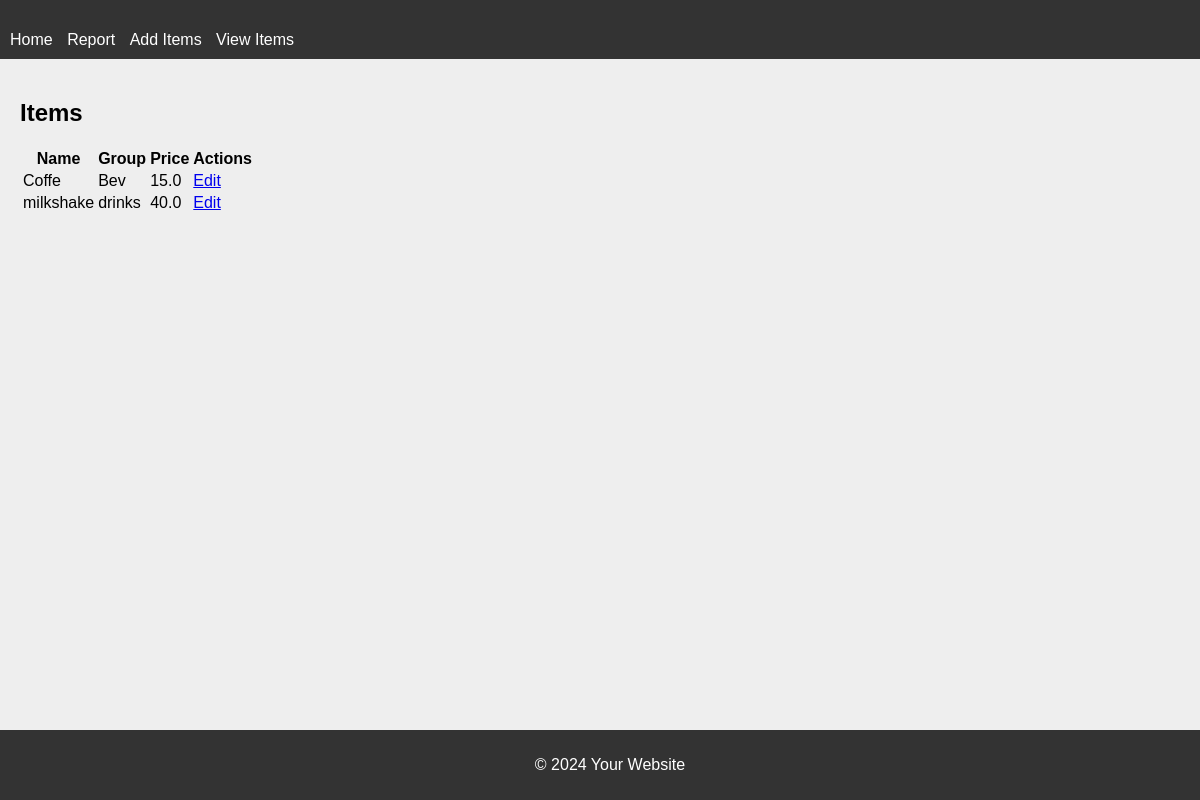
/items, run on an earlier commit of the app's database.
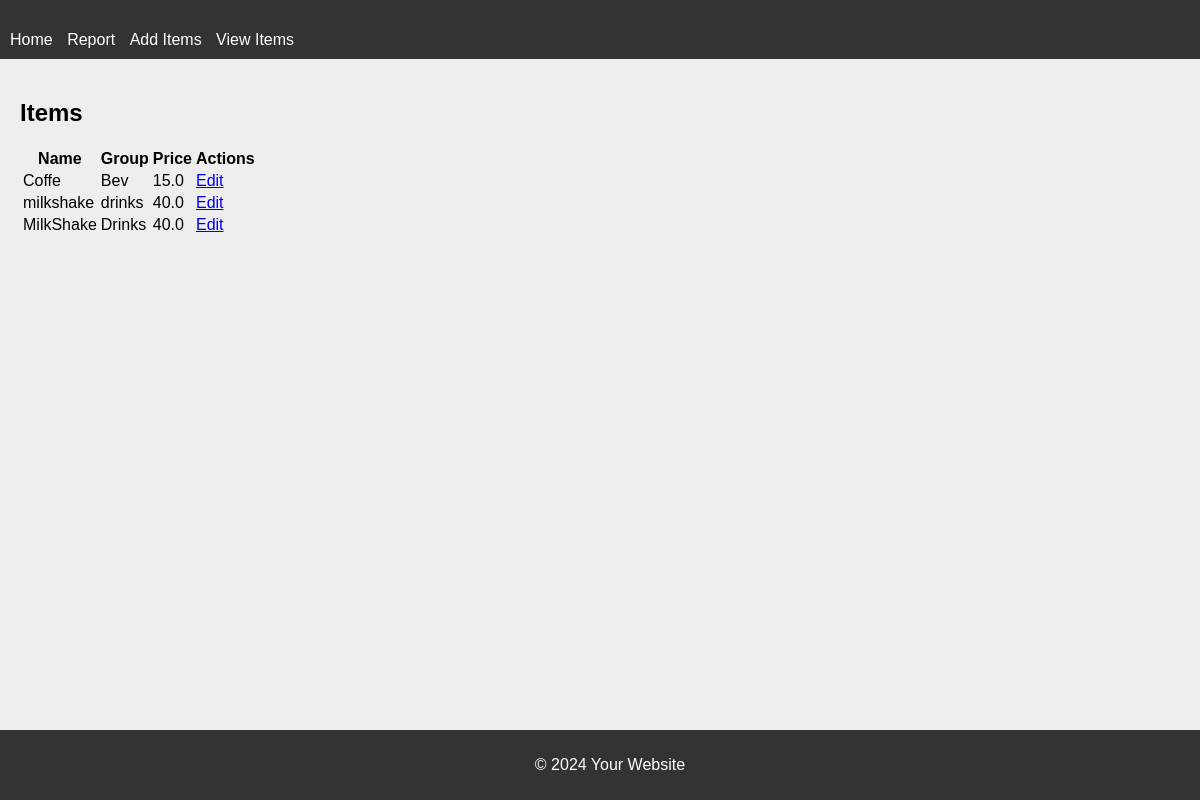
And on a later commit of the database.
### app/models.py (models this page shows)
class Item(db.Model):
    id = db.Column(db.Integer, primary_key=True)
    name = db.Column(db.String(100), nullable=False)
    group = db.Column(db.String(100), nullable=False)
    quantity = db.Column(db.Integer, nullable=False)
    price = db.Column(db.Float, nullable=False)
    user_id = db.Column(db.Integer, db.ForeignKey('user.id'), nullable=False)

### app/views.py (the view)
@app.route('/items')
def items():
    items = Item.query.all()
    return render_template('items.html', items=items)

### app/templates/items.html (shortened to what this page needs)
{% extends 'layout.html' %}
{% block content %}
<section>
    <h2>Items</h2>
    <table class="item-table">
        <thead>
            <tr>
                <th>Name</th>
                <th>Group</th>
                <th>Price</th>
                <th>Actions</th>
            </tr>
        </thead>
        <tbody>
            {% for item in items %}
            <tr>
                <td>{{ item.name }}</td>
                <td>{{ item.group }}</td>
                <td>{{ item.price }}</td>
                <td><a href="{{ url_for('edit_item', item_id=item.id) }}">Edit</a></td>
            </tr>
            {% endfor %}
        </tbody>
    </table>
</section>
{% endblock %}

### app/templates/layout.html (shortened to what this page needs)
<!DOCTYPE html>
<html lang="en">
  <head>
    <link
      rel="stylesheet"
      href="{{ url_for('static', filename='css/style.css') }}"
    />
    <link
      rel="stylesheet"
      href="https://cdnjs.cloudflare.com/ajax/libs/font-awesome/4.7.0/css/font-awesome.min.css"
    />
  </head>
  <body>
    <header>
      <nav>
        <ul>
          <li><a href="/">Home</a></li>
          <li><a href="#">Report</a></li>
          <li><a href="/add_item">Add Items</a></li>
          <li><a href="/items">View Items</a></li>
        </ul>
      </nav>
    </header>
    <main>{% block content %}{% endblock %}</main>
    <footer>
      <p>&copy; 2024 Your Website</p>
    </footer>
  </body>
</html>

### app/static/css/style.css (style rules this page uses)
body { font-family: Arial, sans-serif; margin: 0; padding: 0; background-color: #eee; }
header { background-color: #333; color: #fff; padding: 10px; }
nav ul { list-style-type: none; margin: 0; padding: 0; }
nav ul li { display: inline; margin-right: 10px; }
nav ul li a { color: #fff; text-decoration: none; }
main { padding: 20px; }
footer { background-color: #333; color: #fff; padding: 10px; position: fixed; bottom: 0; width: 100%; text-align: center; }

What changed in the data, as far as the page shows it:
added Item: name "MilkShake", group "Drinks", price "40.0"
